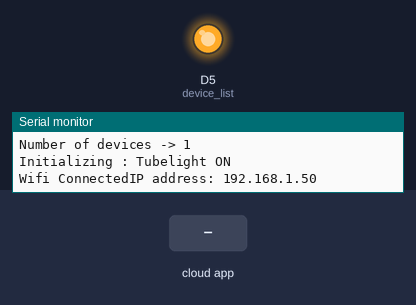
Simulated run of this sketch. Board: ESP8266 (NodeMCU). On the bench: output pins drawn as LEDs (lit = HIGH), the last lines printed to the serial monitor. The test bench sets the inputs (shaded band). WiFi joins after 1.5 s; servers stay silent unless stated; EEPROM starts erased.

Above: at 2.7 s.
2.8 s: the phone or cloud app sets Tubelight to 0
At 3.7 s:
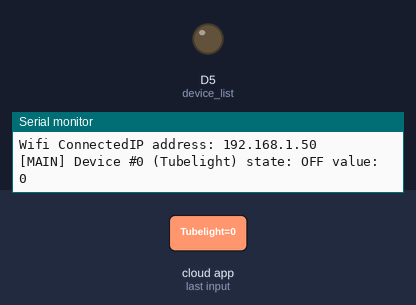
4.3 s: the phone or cloud app sets Tubelight to 1
At 4.8 s:
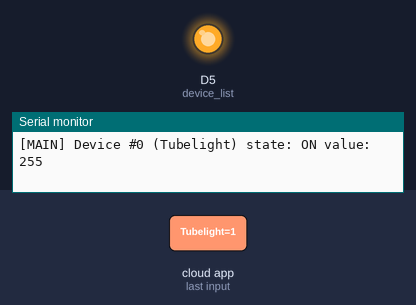
Timing chart, 0 to 7.3 s (numbered marks = the images above; inputs shaded):
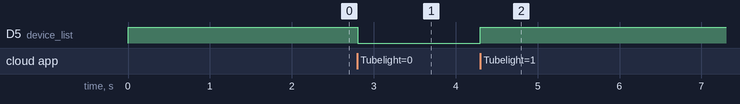

Measured:
- after the input at 2.8 s, D5 (device_list): HIGH → LOW at once
- after the input at 4.3 s, D5 (device_list): LOW → HIGH at once

The sketch:

EspAlexaSmartlight.ino
```cpp
#include <ArduinoOTA.h>
#include <WiFiManager.h>
#include <EEPROM.h>
#include "fauxmoESP.h"

fauxmoESP fauxmo;

struct OutputDevice{
  const char * device_name;
  int pin;
  bool toggle_output;
};

// -----------------------------------------------------------------------------
#define SERIAL_BAUDRATE     115200

//The safest ESP8266 pins to use with relays are: GPIO 5(D1), GPIO 4(D2), GPIO 14(D5), GPIO 12(D6) and GPIO 13(D7)
OutputDevice device_list[] = {
      {"Tubelight", D5, false},
//      {"TestLED", LED_BUILTIN, true},
};
int NUM_DEVICES = sizeof(device_list)/sizeof(device_list[0]);

void wifiSetup(){
  // Initialise wifi connection
  WiFiManager wifiManager;
  wifiManager.setConfigPortalTimeout(180);
  wifiManager.autoConnect("ESPSmartDevice");
  Serial.print("Wifi Connected");
  Serial.print("IP address: ");
  Serial.println(WiFi.localIP());
}

void otaSetup(){
  //Handle OTA
  ArduinoOTA.onStart([]() {
    Serial.println("Start");
  });
  ArduinoOTA.onEnd([]() {
    Serial.println("\nEnd");
  });
  ArduinoOTA.onProgress([](unsigned int progress, unsigned int total) {
    Serial.printf("Progress: %u%%\r", (progress / (total / 100)));
  });
  ArduinoOTA.onError([](ota_error_t error) {
    Serial.printf("Error[%u]: ", error);
    if (error == OTA_AUTH_ERROR) Serial.println("Auth Failed");
    else if (error == OTA_BEGIN_ERROR) Serial.println("Begin Failed");
    else if (error == OTA_CONNECT_ERROR) Serial.println("Connect Failed");
    else if (error == OTA_RECEIVE_ERROR) Serial.println("Receive Failed");
    else if (error == OTA_END_ERROR) Serial.println("End Failed");
  });
  ArduinoOTA.begin();
}


void setup() {

    // Initialize serial port
    Serial.begin(SERIAL_BAUDRATE);
    Serial.println();
    Serial.println();
    Serial.print("Number of devices -> ");
    Serial.println(NUM_DEVICES);

    // Initialize 512 bytes of eeprom
    EEPROM.begin(512);

    // Initialize devices and their states
    for(int i=0; i<NUM_DEVICES; i++){
      Serial.print("Initializing : ");
      Serial.print(device_list[i].device_name);

      pinMode(device_list[i].pin, OUTPUT);

      // Initialize the device states
      if(EEPROM.read(i) == 0){
          digitalWrite(device_list[i].pin, device_list[i].toggle_output? HIGH : LOW);
          Serial.println(" OFF");
      }
      else{
          digitalWrite(device_list[i].pin, device_list[i].toggle_output? LOW : HIGH);
          Serial.println(" ON");
      }
    }

    // Initialize Wifi
    wifiSetup();

    // Initialize OTA
    otaSetup();

    // Initialize Fauxmo
    fauxmo.createServer(true); // not needed, this is the default value
    fauxmo.setPort(80); // This is required for gen3 devices
    fauxmo.enable(true);

    for(int i=0; i<NUM_DEVICES; i++){
      fauxmo.addDevice(device_list[i].device_name);
    }

    fauxmo.onSetState([](unsigned char device_id, const char * device_name, bool state, unsigned char value) {
        Serial.printf("[MAIN] Device #%d (%s) state: %s value: %d\n", device_id, device_name, state ? "ON" : "OFF", value);
        for(int i=0; i<NUM_DEVICES; i++){
          if (strcmp(device_name, device_list[i].device_name)==0){
            if(state){//ON
              EEPROM.write(i, 1);
              digitalWrite(device_list[i].pin, device_list[i].toggle_output? LOW : HIGH);
            }
            else{//OFF
              EEPROM.write(i, 0);
              digitalWrite(device_list[i].pin, device_list[i].toggle_output? HIGH : LOW);
            }
          }
        }
        EEPROM.commit();
    });
}

void loop() {
    fauxmo.handle();
    ArduinoOTA.handle();
    delay(1);
}
```
